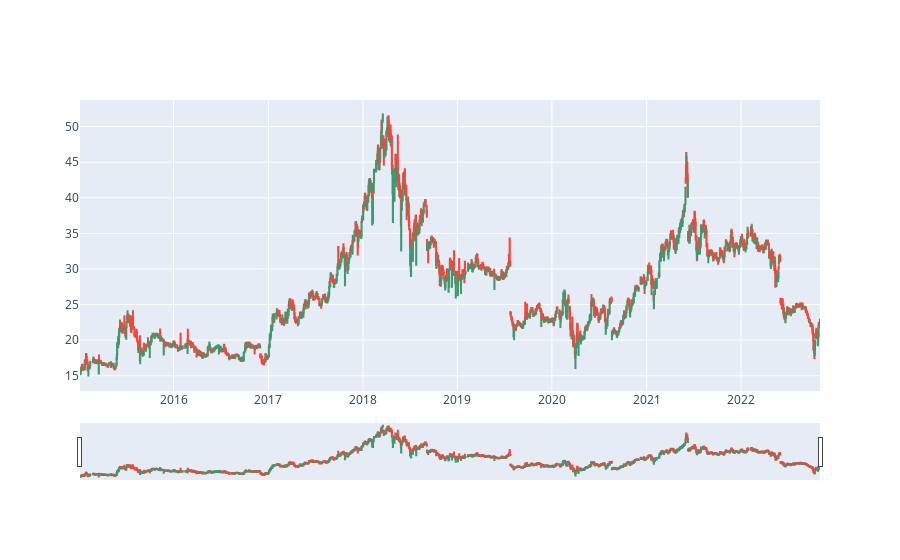

The notebook cell saved with this chart:
### Markdown cell above
# ACB

### Code cell
acb = pd.read_csv('ACB.csv')
clean_data(acb)
plot(acb, "2015-01-01")

### Figure 1 — Plotly figure (JSON) as saved in the notebook; plotly's stock layout.template omitted (floating-point values rounded to 4 significant figures; data arrays with more than 128 entries replaced by an {"elided": "..."} marker saying what was removed)
{"data": [{"close": {"elided": "1952 float values"}, "high": {"elided": "1952 float values"}, "low": {"elided": "1952 float values"}, "open": {"elided": "1952 float values"}, "type": "candlestick", "x": {"elided": "1952 str values"}}], "layout": {}}
